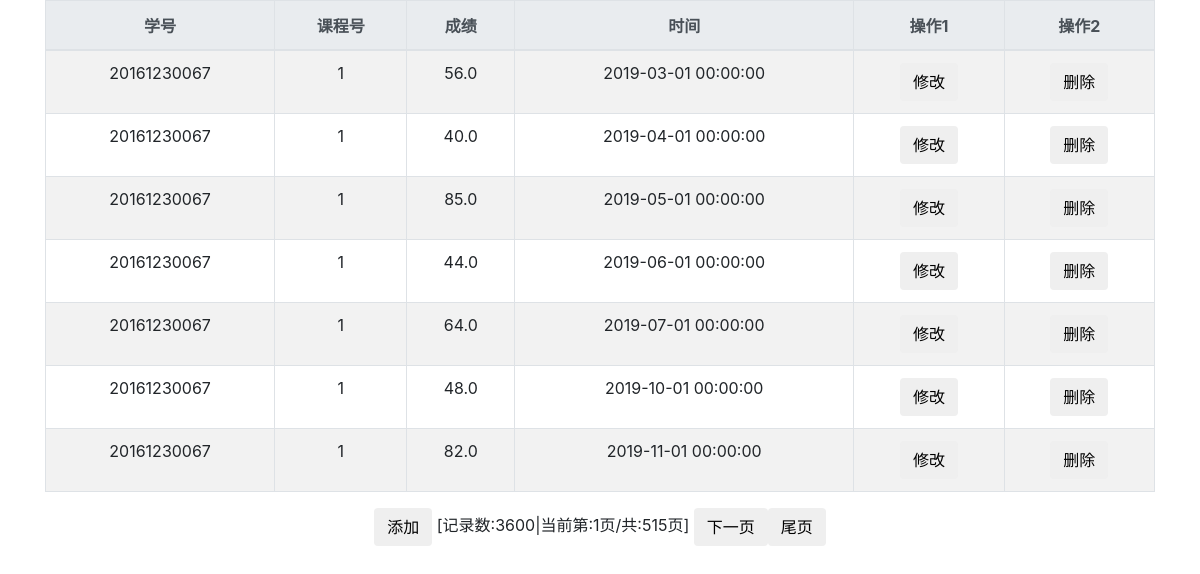
Page /Admin/scoremanagement.php on the committed database.
### tables this page shows
CREATE TABLE `score` (
  `id` int(11) NOT NULL,
  `studentno` varchar(20) NOT NULL COMMENT '学号',
  `courseno` varchar(8) NOT NULL COMMENT '课程编号',
  `score` decimal(3,1) NOT NULL COMMENT '课程成绩',
  `time` datetime NOT NULL COMMENT '时间',
  PRIMARY KEY (`courseno`,`id`)
);

### Admin/scoremanagement.php (the view, shortened to what this page needs)
<html>
    <head>
        <link rel="stylesheet" href="../css/bootstrap.min.css">
    </head>
    <body>
    <?php
    if(!isset($_GET['page']))
        $page=1;
    else
        $page=$_GET['page'];
    $pageSize=7;
    $offset=($page-1)*$pageSize;
    $sql="select * from score";
    $result=mysqli_query($con,$sql);
    $rownum=mysqli_num_rows($result);
    $pageCount=ceil($rownum/$pageSize);
    $sql=$sql." limit $offset,$pageSize";
    $result=mysqli_query($con,$sql);
    $num_result = $result->num_rows;
    ?>
    <div class="container">
        <table class="table table-striped table-bordered table-condensed table-hover">
            <thead class="thead-light" align="center">
        <tr>
            <th align="center">学号</th>
            <th align="center">课程号</th>
            <th align="center">成绩</th>
            <th align="center">时间</th>
            <th align="center">操作1</th>
            <th align="center">操作2</th>
        </tr>
        </thead>
        <?php
            for($i=0;$i<$num_result;$i++) {
                $array = mysqli_fetch_array($result);
                ?>
                <tr>
                    <td align="center"><?php echo $array['studentno']?></td>
                    <td align="center"><?php echo $array['courseno']?></td>
                    <td align="center"><?php echo $array['score']?></td>
                    <td align="center"><?php echo $array['time']?></td>
                    <td align="center"><a href='scoremanagement/change.php?id=<?php echo $array['id'];?>'><input type="submit" name="del" class="btn" value="修改"/></a></td>
                    <td align="center"><a href='scoremanagement/delet.php?id=<?php echo $array['id'];?>'><input type="submit" name="del" class="btn" value="删除"/></a></td>
                </tr>
                <?php
            }
        ?>
    </table>
    </div>
    <div align="center">
            <span>
                <a href="scoremanagement/add.php"><input name="addNew" type="button" class="btn" value="添加" /></a>
            </span>
        <span align="center">
                [记录数:<?php echo $rownum ?>|当前第:<?php echo $page ?>页/共:<?php echo $pageCount?>页]
            </span>
        <apan align="center">
            <?php
            if($page<$pageCount) {
                echo "<a href=scoremanagement.php?page=" . ($page + 1) . "><input class='btn' type='submit' value='下一页'></a>";
                echo "<a href=scoremanagement.php?page=$pageCount><input class='btn' type='submit' value='尾页'></a>";
            }
            ?>
        </apan>
    </div>
    </body>
</html>

### rows in the picture
score: studentno "20161230067", courseno "1", score "56.0", time "2019-03-01 00:00:00"
score: studentno "20161230067", courseno "1", score "40.0", time "2019-04-01 00:00:00"
score: studentno "20161230067", courseno "1", score "85.0", time "2019-05-01 00:00:00"
score: studentno "20161230067", courseno "1", score "44.0", time "2019-06-01 00:00:00"
score: studentno "20161230067", courseno "1", score "64.0", time "2019-07-01 00:00:00"
score: studentno "20161230067", courseno "1", score "48.0", time "2019-10-01 00:00:00"
score: studentno "20161230067", courseno "1", score "82.0", time "2019-11-01 00:00:00"

### other values in the picture
$rownum "3600"
$page "1"
$pageCount "515"
